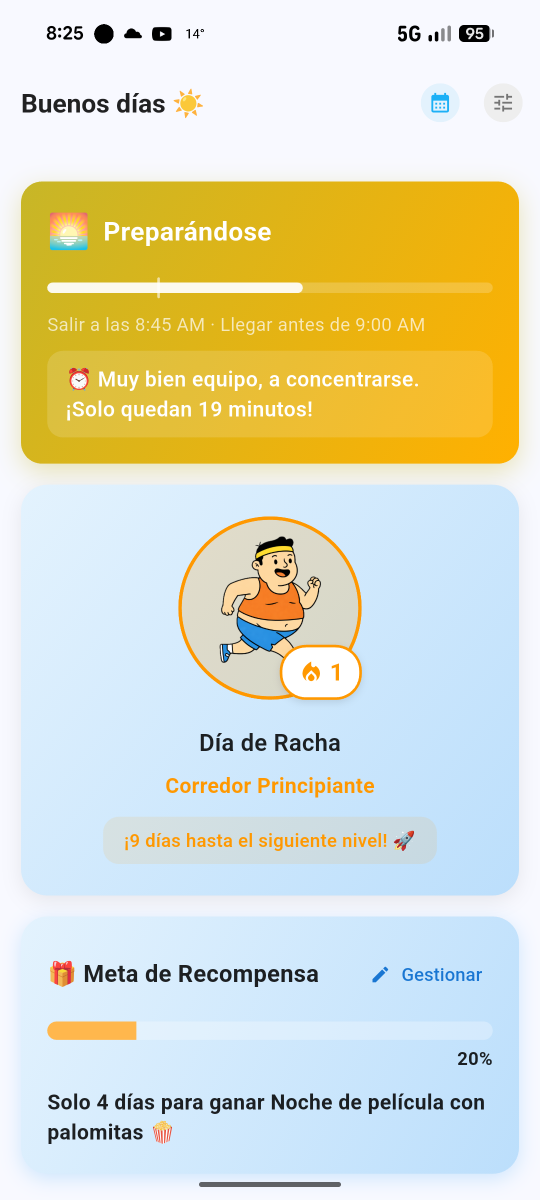
#> input picture screenshots/raw/01_getting_ready.png, 1080 x 2400 px (shown at 1/2 size)
$ python -i create_play_screenshots.py   (imports and definitions only)
#> lines starting #> are read from the running program, lines starting #| are printed output that depends on the picture
#> further down, picture is the input picture: PIL image 1080x2400 RGB; mean R, G, B 220, 220.6, 197.3
#!/usr/bin/env python3
"""
Google Play Screenshot Generator for Morning On Time.

Takes raw phone screenshots and composites them into polished
Google Play store images (1080x1920) with:
- Colored gradient backgrounds
- Marketing headline text
- Rounded screenshot with shadow

Usage:
  1. Place raw screenshots:
     - English in screenshots/raw_en/
     - Spanish in screenshots/raw_es/
     Named: 01_getting_ready.png, 02_on_the_way.png, 03_on_the_way_urgent.png,
            04_success_idle.png, 05_settings.png

  2. Run: python3 scripts/create_play_screenshots.py

  3. Find results in screenshots/final_en/ and screenshots/final_es/

Requirements: pip3 install Pillow
"""

import os
import sys
from pathlib import Path
from PIL import Image, ImageDraw, ImageFont, ImageFilter

# --- Configuration ---

OUTPUT_WIDTH = 1080
OUTPUT_HEIGHT = 1920

# Where the screenshot sits on the canvas
SCREENSHOT_TOP_Y = 520       # top of screenshot area (more room for text)
SCREENSHOT_SIDE_MARGIN = 50  # left/right margin
SCREENSHOT_CORNER_RADIUS = 36
SCREENSHOT_SHADOW_OFFSET = 14
SCREENSHOT_SHADOW_BLUR = 30

# Text area
HEADLINE_Y = 80
HEADLINE_SUBLINE_GAP = 30   # space between headline bottom and subline top
HEADLINE_FONT_SIZE = 84      # bigger, bolder headline
HEADLINE_LINE_SPACING = 16
SUBLINE_FONT_SIZE = 40       # bigger body copy

# Status bar cropping (pixels to remove from top of raw screenshot)
STATUS_BAR_CROP = 90

# Definitions for each screenshot
SCREENSHOTS = [
    {
        "filename": "01_getting_ready.png",
        "bg_top": (77, 182, 172),       # teal
        "bg_bottom": (56, 142, 134),
        "en": {
            "headline": "Your Morning\nCo-Pilot",
            "subline": "Voice reminders guide your family\nfrom wake-up to school gate",
        },
        "es": {
            "headline": "Tu Copiloto\nde la Mañana",
            "subline": "Recordatorios de voz guían a tu familia\ndesde que suena el despertador",
        },
    },
    {
        "filename": "02_on_the_way.png",
        "bg_top": (255, 179, 0),        # amber
        "bg_bottom": (230, 126, 34),
        "en": {
            "headline": "Countdown\nto School",
            "subline": "Live timer keeps the family\nmoving and motivated",
        },
        "es": {
            "headline": "Cuenta Atrás\nhacia el Cole",
            "subline": "Un temporizador en vivo mantiene\na la familia en marcha",
        },
    },
    {
        "filename": "03_on_the_way_urgent.png",
        "bg_top": (211, 47, 47),         # red
        "bg_bottom": (183, 28, 28),
        "en": {
            "headline": "Hurry Up!\nAlmost There",
            "subline": "Urgency builds as the\ndeadline approaches",
        },
        "es": {
            "headline": "¡Date Prisa!\nCasi Llegamos",
            "subline": "La urgencia crece a medida\nque se acerca la hora límite",
        },
    },
    {
        "filename": "04_success_idle.png",
        "bg_top": (102, 187, 106),       # green
        "bg_bottom": (56, 142, 60),
        "en": {
            "headline": "Streaks &\nRewards",
            "subline": "Celebrate every win and build\nhabits with levels and rewards",
        },
        "es": {
            "headline": "Rachas y\nRecompensas",
            "subline": "Celebra cada logro y crea hábitos\ncon niveles y premios familiares",
        },
    },
    {
        "filename": "05_settings.png",
        "bg_top": (33, 150, 243),        # blue
        "bg_bottom": (25, 118, 210),
        "en": {
            "headline": "Setup in\nseconds",
            "subline": "Just three times: wake up,\nleave home, arrive at school",
        },
        "es": {
            "headline": "Configura en\nsegundos",
            "subline": "Solo tres horarios: despertar,\nsalir de casa, llegar al cole",
        },
    },
]


# [67 lines left out: functions find_font, create_gradient, create_gradient_fast, round_corners, not called in this run]


def add_shadow(img, offset=10, blur=20):
    """Add a drop shadow behind the image."""
#> called with offset = 10, blur = 20
    shadow = Image.new("RGBA", (img.width + blur * 2, img.height + blur * 2), (0, 0, 0, 0))
#> shadow: PIL image 1120x2440 RGBA; every value is 0
    shadow_layer = Image.new("RGBA", img.size, (0, 0, 0, 80))
    # Use the screenshot's alpha as the shadow shape
    if img.mode == "RGBA":
        shadow_layer.putalpha(img.split()[3])
    shadow.paste(shadow_layer, (blur + offset, blur + offset))
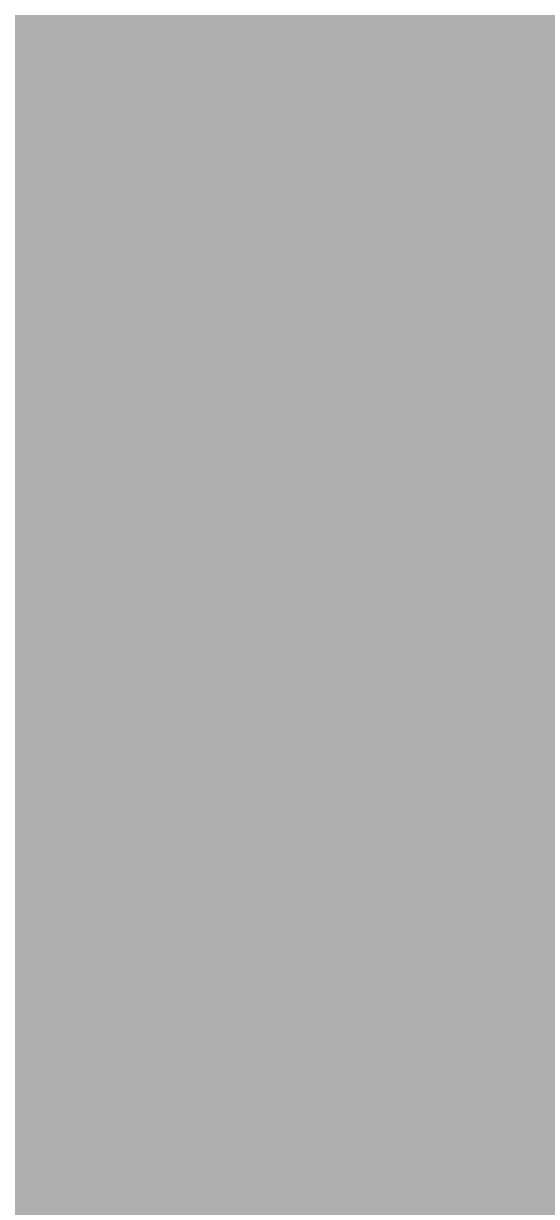
#> shadow: PIL image 1120x2440 RGBA (shown at 1/2 size); mean R, G, B, A 0, 0, 0, 75.9; transparent parts drawn white
    shadow = shadow.filter(ImageFilter.GaussianBlur(blur))
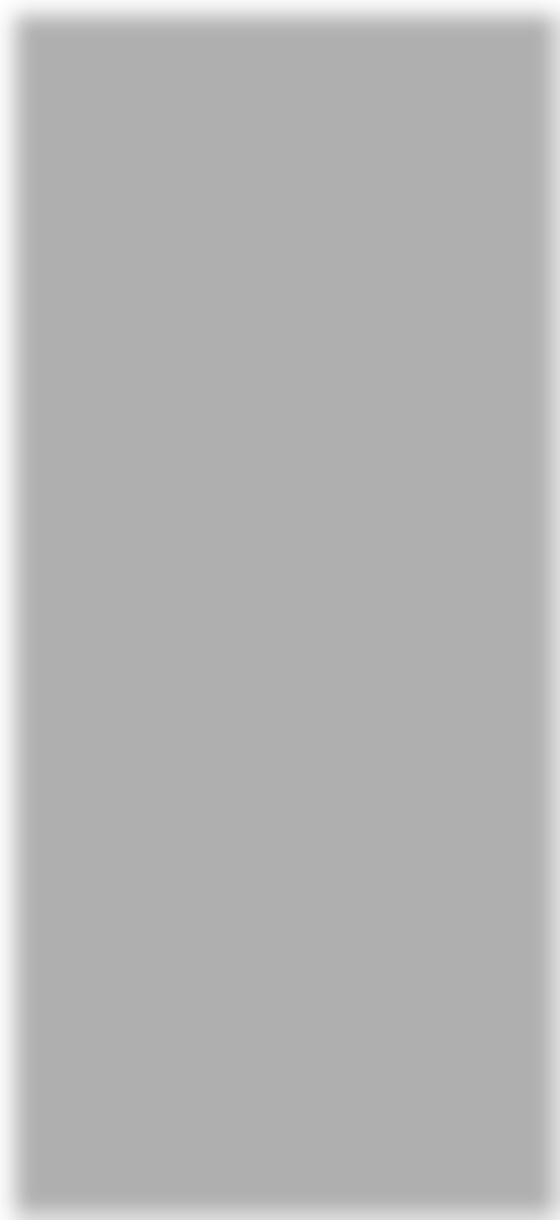
#> shadow: PIL image 1120x2440 RGBA (shown at 1/2 size); mean R, G, B, A 0, 0, 0, 75.6; transparent parts drawn white
    # Composite the actual image on top
#> (the run stopped early here; a loop or call above may not have finished)
